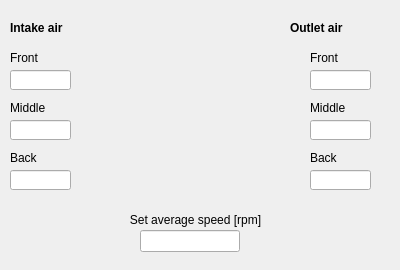
<?xml version="1.0" encoding="UTF-8"?>
<ui version="4.0">
 <class>MainWindow</class>
 <widget class="QMainWindow" name="MainWindow">
  <property name="geometry">
   <rect>
    <x>0</x>
    <y>0</y>
    <width>400</width>
    <height>270</height>
   </rect>
  </property>
  <property name="windowTitle">
   <string>Fans</string>
  </property>
  <widget class="QWidget" name="centralwidget">
   <widget class="caCircularGauge" name="fansaverage">
    <property name="geometry">
     <rect>
      <x>70</x>
      <y>10</y>
      <width>241</width>
      <height>201</height>
     </rect>
    </property>
    <property name="font">
     <font>
      <family>Sans</family>
      <pointsize>6</pointsize>
      <weight>50</weight>
      <italic>false</italic>
      <bold>false</bold>
     </font>
    </property>
    <property name="styleSheet">
     <string notr="true">font: 6pt &quot;Sans&quot;;</string>
    </property>
    <property name="minValue">
     <double>2000.000000000000000</double>
    </property>
    <property name="maxValue">
     <double>6500.000000000000000</double>
    </property>
    <property name="displayLimits">
     <enum>EAbstractGauge::User_Limits</enum>
    </property>
    <property name="highError">
     <double>6500.000000000000000</double>
    </property>
    <property name="lowError">
     <double>1999.000000000000000</double>
    </property>
    <property name="lowWarning">
     <double>2500.000000000000000</double>
    </property>
    <property name="highWarning">
     <double>6300.000000000000000</double>
    </property>
    <property name="alarmLimits">
     <enum>EAbstractGauge::User_Alarms</enum>
    </property>
    <property name="reference">
     <double>4500.000000000000000</double>
    </property>
    <property name="scaleEnabled">
     <bool>false</bool>
    </property>
    <property name="externalScale">
     <bool>true</bool>
    </property>
    <property name="numMajorTicks">
     <number>6</number>
    </property>
    <property name="numMinorTicks">
     <number>1</number>
    </property>
    <property name="channel" stdset="0">
     <string notr="true">$(DEVICE):fans</string>
    </property>
    <property name="valueDisplayed">
     <bool>true</bool>
    </property>
   </widget>
   <widget class="caTextEntry" name="fans_set">
    <property name="geometry">
     <rect>
      <x>140</x>
      <y>230</y>
      <width>100</width>
      <height>22</height>
     </rect>
    </property>
    <property name="alignment">
     <set>Qt::AlignCenter</set>
    </property>
    <property name="channel" stdset="0">
     <string notr="true">$(DEVICE):fans_set</string>
    </property>
    <property name="foreground">
     <color>
      <red>170</red>
      <green>0</green>
      <blue>0</blue>
     </color>
    </property>
    <property name="background">
     <color>
      <red>255</red>
      <green>255</green>
      <blue>127</blue>
     </color>
    </property>
    <property name="colorMode">
     <enum>caLineEdit::Static</enum>
    </property>
    <property name="precisionMode">
     <enum>caLineEdit::User</enum>
    </property>
    <property name="limitsMode">
     <enum>caLineEdit::User</enum>
    </property>
    <property name="maxValue">
     <double>6500.000000000000000</double>
    </property>
    <property name="minValue">
     <double>2000.000000000000000</double>
    </property>
    <property name="fontScaleMode">
     <enum>caLineEdit::Height</enum>
    </property>
   </widget>
   <widget class="QLabel" name="label">
    <property name="geometry">
     <rect>
      <x>0</x>
      <y>210</y>
      <width>391</width>
      <height>20</height>
     </rect>
    </property>
    <property name="text">
     <string>Set average speed [rpm]</string>
    </property>
    <property name="alignment">
     <set>Qt::AlignCenter</set>
    </property>
   </widget>
   <widget class="caLineEdit" name="calineedit">
    <property name="geometry">
     <rect>
      <x>10</x>
      <y>70</y>
      <width>61</width>
      <height>20</height>
     </rect>
    </property>
    <property name="font">
     <font>
      <family>Monospace</family>
      <pointsize>12</pointsize>
     </font>
    </property>
    <property name="alignment">
     <set>Qt::AlignCenter</set>
    </property>
    <property name="channel" stdset="0">
     <string notr="true">$(DEVICE):fans:left_front</string>
    </property>
    <property name="fontScaleMode">
     <enum>caLineEdit::WidthAndHeight</enum>
    </property>
   </widget>
   <widget class="QLabel" name="label_2">
    <property name="geometry">
     <rect>
      <x>10</x>
      <y>20</y>
      <width>91</width>
      <height>16</height>
     </rect>
    </property>
    <property name="font">
     <font>
      <weight>75</weight>
      <bold>true</bold>
     </font>
    </property>
    <property name="text">
     <string>Intake air</string>
    </property>
   </widget>
   <widget class="QLabel" name="label_3">
    <property name="geometry">
     <rect>
      <x>290</x>
      <y>20</y>
      <width>91</width>
      <height>16</height>
     </rect>
    </property>
    <property name="font">
     <font>
      <weight>75</weight>
      <bold>true</bold>
     </font>
    </property>
    <property name="text">
     <string>Outlet air</string>
    </property>
   </widget>
   <widget class="caLineEdit" name="calineedit_2">
    <property name="geometry">
     <rect>
      <x>10</x>
      <y>120</y>
      <width>61</width>
      <height>20</height>
     </rect>
    </property>
    <property name="font">
     <font>
      <family>Monospace</family>
      <pointsize>12</pointsize>
     </font>
    </property>
    <property name="alignment">
     <set>Qt::AlignCenter</set>
    </property>
    <property name="channel" stdset="0">
     <string notr="true">$(DEVICE):fans:left_middle</string>
    </property>
    <property name="fontScaleMode">
     <enum>caLineEdit::WidthAndHeight</enum>
    </property>
   </widget>
   <widget class="caLineEdit" name="calineedit_3">
    <property name="geometry">
     <rect>
      <x>10</x>
      <y>170</y>
      <width>61</width>
      <height>20</height>
     </rect>
    </property>
    <property name="font">
     <font>
      <family>Monospace</family>
      <pointsize>12</pointsize>
     </font>
    </property>
    <property name="alignment">
     <set>Qt::AlignCenter</set>
    </property>
    <property name="channel" stdset="0">
     <string notr="true">$(DEVICE):fans:left_rear</string>
    </property>
    <property name="fontScaleMode">
     <enum>caLineEdit::WidthAndHeight</enum>
    </property>
   </widget>
   <widget class="caLineEdit" name="calineedit_4">
    <property name="geometry">
     <rect>
      <x>310</x>
      <y>120</y>
      <width>61</width>
      <height>20</height>
     </rect>
    </property>
    <property name="font">
     <font>
      <family>Monospace</family>
      <pointsize>12</pointsize>
     </font>
    </property>
    <property name="alignment">
     <set>Qt::AlignCenter</set>
    </property>
    <property name="channel" stdset="0">
     <string notr="true">$(DEVICE):fans:right_middle</string>
    </property>
    <property name="fontScaleMode">
     <enum>caLineEdit::WidthAndHeight</enum>
    </property>
   </widget>
   <widget class="caLineEdit" name="calineedit_5">
    <property name="geometry">
     <rect>
      <x>310</x>
      <y>170</y>
      <width>61</width>
      <height>20</height>
     </rect>
    </property>
    <property name="font">
     <font>
      <family>Monospace</family>
      <pointsize>12</pointsize>
     </font>
    </property>
    <property name="alignment">
     <set>Qt::AlignCenter</set>
    </property>
    <property name="channel" stdset="0">
     <string notr="true">$(DEVICE):fans:right_rear</string>
    </property>
    <property name="fontScaleMode">
     <enum>caLineEdit::WidthAndHeight</enum>
    </property>
   </widget>
   <widget class="caLineEdit" name="calineedit_6">
    <property name="geometry">
     <rect>
      <x>310</x>
      <y>70</y>
      <width>61</width>
      <height>20</height>
     </rect>
    </property>
    <property name="font">
     <font>
      <family>Monospace</family>
      <pointsize>12</pointsize>
     </font>
    </property>
    <property name="alignment">
     <set>Qt::AlignCenter</set>
    </property>
    <property name="channel" stdset="0">
     <string notr="true">$(DEVICE):fans:right_front</string>
    </property>
    <property name="fontScaleMode">
     <enum>caLineEdit::WidthAndHeight</enum>
    </property>
   </widget>
   <widget class="QLabel" name="label_4">
    <property name="geometry">
     <rect>
      <x>10</x>
      <y>50</y>
      <width>57</width>
      <height>15</height>
     </rect>
    </property>
    <property name="text">
     <string>Front</string>
    </property>
   </widget>
   <widget class="QLabel" name="label_5">
    <property name="geometry">
     <rect>
      <x>10</x>
      <y>100</y>
      <width>57</width>
      <height>15</height>
     </rect>
    </property>
    <property name="text">
     <string>Middle</string>
    </property>
   </widget>
   <widget class="QLabel" name="label_6">
    <property name="geometry">
     <rect>
      <x>10</x>
      <y>150</y>
      <width>57</width>
      <height>15</height>
     </rect>
    </property>
    <property name="text">
     <string>Back</string>
    </property>
   </widget>
   <widget class="QLabel" name="label_7">
    <property name="geometry">
     <rect>
      <x>310</x>
      <y>50</y>
      <width>57</width>
      <height>15</height>
     </rect>
    </property>
    <property name="text">
     <string>Front</string>
    </property>
   </widget>
   <widget class="QLabel" name="label_8">
    <property name="geometry">
     <rect>
      <x>310</x>
      <y>150</y>
      <width>57</width>
      <height>15</height>
     </rect>
    </property>
    <property name="text">
     <string>Back</string>
    </property>
   </widget>
   <widget class="QLabel" name="label_9">
    <property name="geometry">
     <rect>
      <x>310</x>
      <y>100</y>
      <width>57</width>
      <height>15</height>
     </rect>
    </property>
    <property name="text">
     <string>Middle</string>
    </property>
   </widget>
  </widget>
 </widget>
 <customwidgets>
  <customwidget>
   <class>caTextEntry</class>
   <extends>caLineEdit</extends>
   <header>caTextEntry</header>
  </customwidget>
  <customwidget>
   <class>caCircularGauge</class>
   <extends>QWidget</extends>
   <header>caGauge</header>
  </customwidget>
  <customwidget>
   <class>caLineEdit</class>
   <extends>QLineEdit</extends>
   <header>caLineEdit</header>
  </customwidget>
 </customwidgets>
 <resources/>
 <connections/>
</ui>
